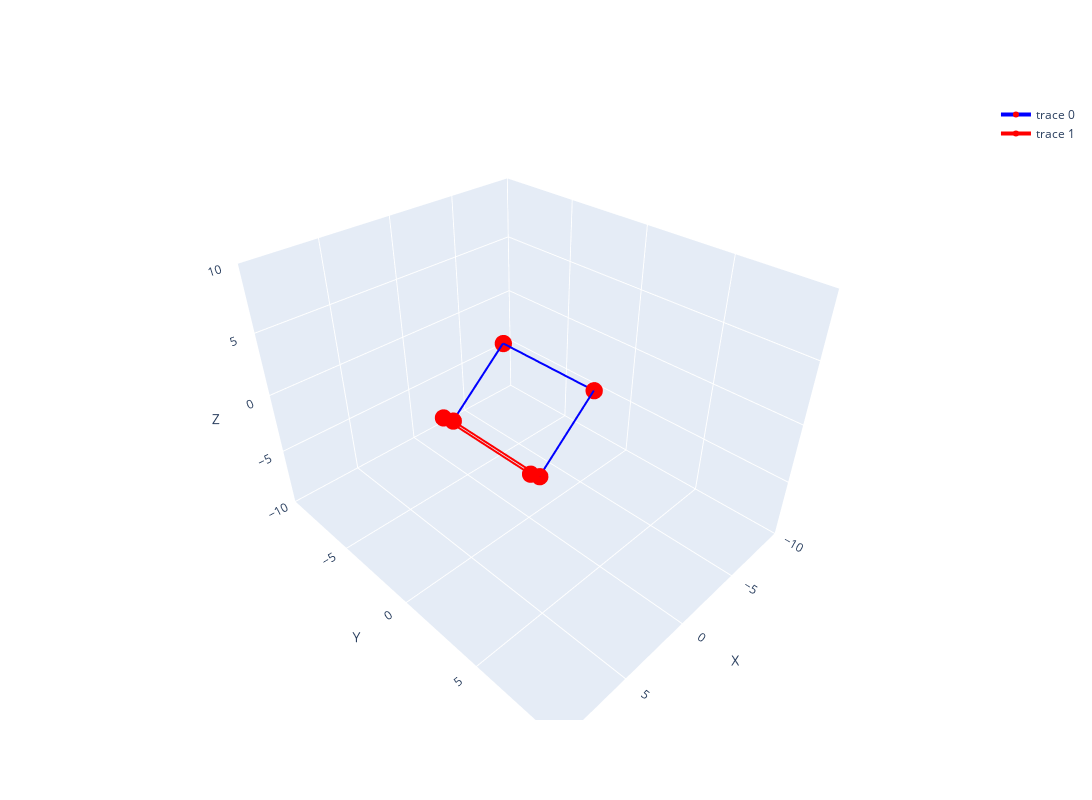

This figure's notebook cell:
### Code cell
post_floor_trace = get_plot_trace([[2.8284271247461903, 3.0, -1.4142135623730954],
                                    [-1.4142135623730954, 3.0, 2.8284271247461903],
                                    [-1.4142135623730954, -3.0, 2.8284271247461903],
                                      [2.8284271247461903, -3.0, -1.4142135623730954]], color='blue')
post_wall_trace = get_plot_trace([[2.8284271247461903, 3.0, -1.4142135623730954],
                                   [2.8284271247461903, -3.0, -1.4142135623730954],
                                     [3.5355339059327378, -3.0, -0.7071067811865477],
                                   [3.5355339059327378, 3.0, -0.7071067811865477]], color='red')

plot_trace([post_floor_trace, post_wall_trace])

### Figure 1 — Plotly figure (JSON) as saved in the notebook; plotly's stock layout.template omitted (floating-point values rounded to 4 significant figures)
{"data": [{"line": {"color": "blue", "width": 4}, "marker": {"color": "red", "size": 6}, "mode": "lines+markers", "type": "scatter3d", "x": [2.83, -1.41, -1.41, 2.83, 2.83], "y": [3, 3, -3, -3, 3], "z": [-1.41, 2.83, 2.83, -1.41, -1.41]}, {"line": {"color": "red", "width": 4}, "marker": {"color": "red", "size": 6}, "mode": "lines+markers", "type": "scatter3d", "x": [2.83, 2.83, 3.54, 3.54, 2.83], "y": [3, -3, -3, 3, 3], "z": [-1.41, -1.41, -0.71, -0.71, -1.41]}], "layout": {"autosize": true, "height": 800, "scene": {"xaxis": {"range": [-10, 10], "title": {"text": "X"}}, "yaxis": {"range": [-10, 10], "title": {"text": "Y"}}, "zaxis": {"range": [-10, 10], "title": {"text": "Z"}}}, "width": 1200}}
